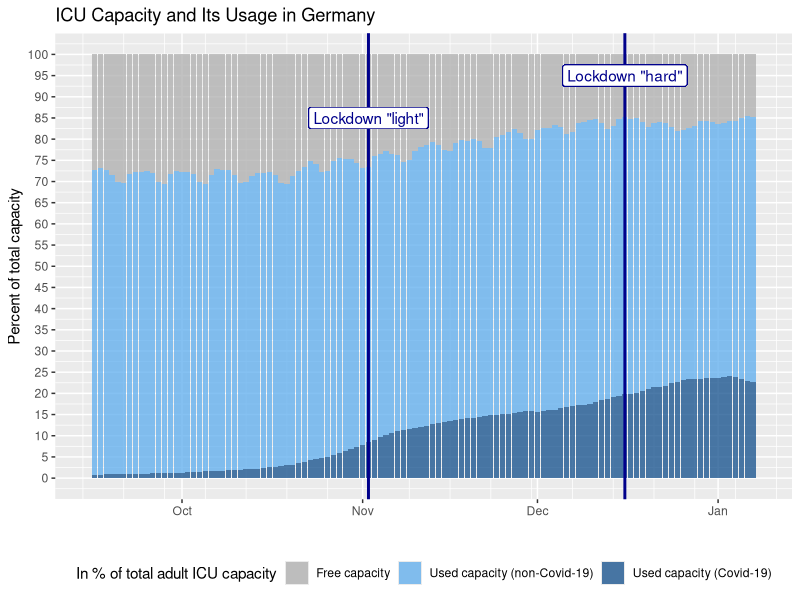

The R source for this figure:
library(ggplot2)
library(reshape2)
library(scales)
library(lubridate)


divi <- read.csv("icu_usage.csv", header = TRUE, sep =";")

names(divi) <- c("date", "used", "free", "reserve", "covid")

divi$date <- ymd(substr(divi$date, 1, 10))
divi$capacity <- divi$used + divi$free
divi$usedp <- (divi$used / divi$capacity) * 100
divi$freep <- 100 - divi$usedp
divi$covidp <- (divi$covid / divi$capacity) * 100
divi$noncovidp <- divi$usedp - divi$covidp

divi <- divi[divi$date >= ymd("2020-09-15"), ]

divi <- divi[,c ("date", "freep", "noncovidp", "covidp")]
divi.long <- melt(divi, id.vars = "date", value.name = "pct")

graph <- ggplot(data = divi.long, aes(x = date, y = pct, fill = variable)) +
  geom_bar(stat = "identity", alpha = 0.75) +
  geom_vline(xintercept = ymd("2020-12-16"), linetype="solid", color = "blue4", size=1) +
  geom_vline(xintercept = ymd("2020-11-02"), linetype="solid", color = "blue4", size=1) +
  geom_label(aes(x = ymd("2020-11-02"), y = 85, label = "Lockdown \"light\""), fill = "white", color = "blue4") +
  geom_label(aes(x = ymd("2020-12-16"), y = 95, label = "Lockdown \"hard\""), fill = "white", color = "blue4") +
  scale_fill_manual(values = c("gray68", "steelblue2", "dodgerblue4"), labels = c("Free capacity","Used capacity (non-Covid-19)","Used capacity (Covid-19)")) +
  scale_y_continuous(breaks = seq(0, 100, 5)) +
  scale_x_date(date_breaks = waiver(), date_minor_breaks="1 week", limits = c(min(divi.long$date), max(divi.long$date))) +
  labs(title = "ICU Capacity and Its Usage in Germany", x = "", y = "Percent of total capacity", fill = "In % of total adult ICU capacity") +
  theme(legend.position = "bottom")
